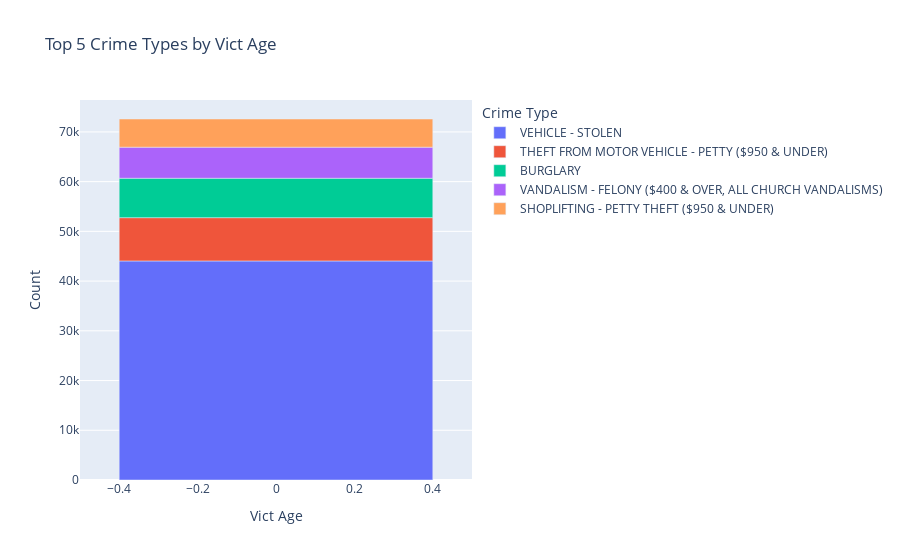
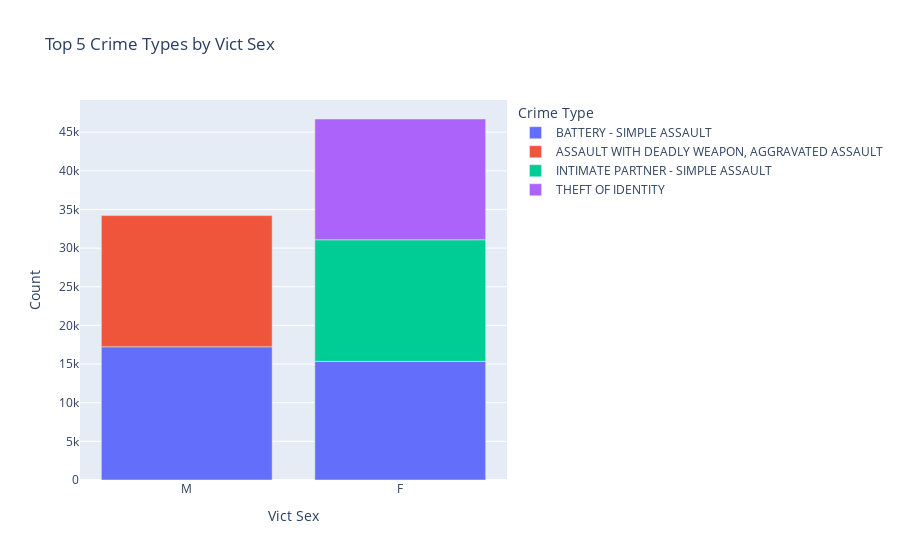
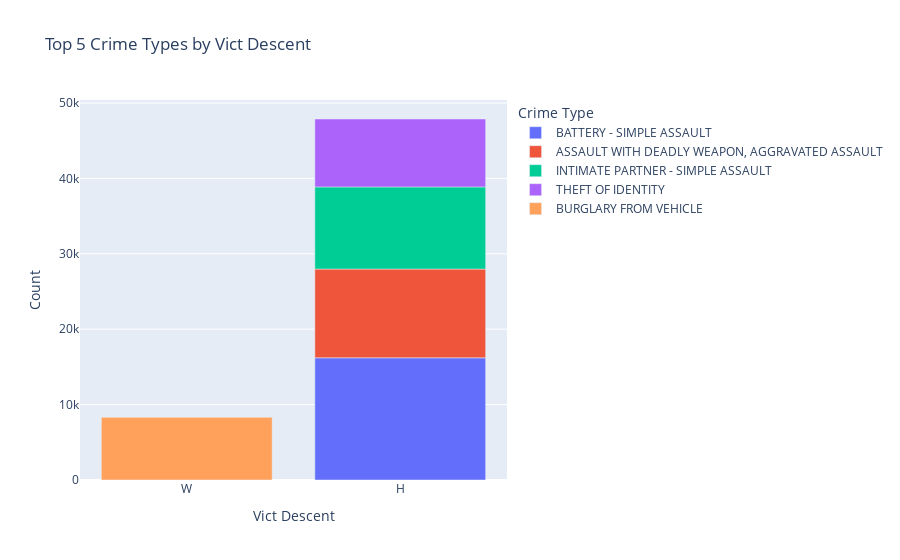

The notebook cell saved with these charts, in order:
### Markdown cell above
_victim demographics are not independent of the type of crime they experience. There are clear associations between age, sex, descent, and crime type._

### Code cell
for i in vict_demo_vars:
    # Group by the chosen variable and crime description, calculate counts
    vict_subset = crime_df.groupby([i, 'Crm Cd Desc']).size().reset_index(name='Count')
    
    # Sort by 'Count' in descending order and get the top 5 records
    top_crime_vict = vict_subset.sort_values(by='Count', ascending=False).head(5).reset_index()
    
    # Create the grouped bar chart
    fig_vict = px.bar(top_crime_vict, x=i, y='Count', color='Crm Cd Desc', 
                      title=f'Top 5 Crime Types by {i}', labels={i: i, 'Count': 'Count', 'Crm Cd Desc': 'Crime Type'})
    fig_vict.update_xaxes(categoryorder='total ascending')

    fig_vict.show()

### Figure 1 — Plotly figure (JSON) as saved in the notebook; plotly's stock layout.template omitted (floating-point values rounded to 4 significant figures)
{"data": [{"alignmentgroup": "True", "hovertemplate": "Crime Type=VEHICLE - STOLEN<br>Vict Age=%{x}<br>Count=%{y}<extra></extra>", "legendgroup": "VEHICLE - STOLEN", "marker": {"color": "#636efa", "pattern": {"shape": ""}}, "name": "VEHICLE - STOLEN", "offsetgroup": "VEHICLE - STOLEN", "orientation": "v", "showlegend": true, "textposition": "auto", "x": [0], "xaxis": "x", "y": [44050], "yaxis": "y", "type": "bar"}, {"alignmentgroup": "True", "hovertemplate": "Crime Type=THEFT FROM MOTOR VEHICLE - PETTY ($950 & UNDER)<br>Vict Age=%{x}<br>Count=%{y}<extra></extra>", "legendgroup": "THEFT FROM MOTOR VEHICLE - PETTY ($950 & UNDER)", "marker": {"color": "#EF553B", "pattern": {"shape": ""}}, "name": "THEFT FROM MOTOR VEHICLE - PETTY ($950 & UNDER)", "offsetgroup": "THEFT FROM MOTOR VEHICLE - PETTY ($950 & UNDER)", "orientation": "v", "showlegend": true, "textposition": "auto", "x": [0], "xaxis": "x", "y": [8706], "yaxis": "y", "type": "bar"}, {"alignmentgroup": "True", "hovertemplate": "Crime Type=BURGLARY<br>Vict Age=%{x}<br>Count=%{y}<extra></extra>", "legendgroup": "BURGLARY", "marker": {"color": "#00cc96", "pattern": {"shape": ""}}, "name": "BURGLARY", "offsetgroup": "BURGLARY", "orientation": "v", "showlegend": true, "textposition": "auto", "x": [0], "xaxis": "x", "y": [7924], "yaxis": "y", "type": "bar"}, {"alignmentgroup": "True", "hovertemplate": "Crime Type=VANDALISM - FELONY ($400 & OVER, ALL CHURCH VANDALISMS)<br>Vict Age=%{x}<br>Count=%{y}<extra></extra>", "legendgroup": "VANDALISM - FELONY ($400 & OVER, ALL CHURCH VANDALISMS)", "marker": {"color": "#ab63fa", "pattern": {"shape": ""}}, "name": "VANDALISM - FELONY ($400 & OVER, ALL CHURCH VANDALISMS)", "offsetgroup": "VANDALISM - FELONY ($400 & OVER, ALL CHURCH VANDALISMS)", "orientation": "v", "showlegend": true, "textposition": "auto", "x": [0], "xaxis": "x", "y": [6248], "yaxis": "y", "type": "bar"}, {"alignmentgroup": "True", "hovertemplate": "Crime Type=SHOPLIFTING - PETTY THEFT ($950 & UNDER)<br>Vict Age=%{x}<br>Count=%{y}<extra></extra>", "legendgroup": "SHOPLIFTING - PETTY THEFT ($950 & UNDER)", "marker": {"color": "#FFA15A", "pattern": {"shape": ""}}, "name": "SHOPLIFTING - PETTY THEFT ($950 & UNDER)", "offsetgroup": "SHOPLIFTING - PETTY THEFT ($950 & UNDER)", "orientation": "v", "showlegend": true, "textposition": "auto", "x": [0], "xaxis": "x", "y": [5666], "yaxis": "y", "type": "bar"}], "layout": {"xaxis": {"anchor": "y", "domain": [0, 1], "title": {"text": "Vict Age"}, "categoryorder": "total ascending"}, "yaxis": {"anchor": "x", "domain": [0, 1], "title": {"text": "Count"}}, "legend": {"title": {"text": "Crime Type"}, "tracegroupgap": 0}, "title": {"text": "Top 5 Crime Types by Vict Age"}, "barmode": "relative"}}

### Figure 2 — Plotly figure (JSON) as saved in the notebook; plotly's stock layout.template omitted (floating-point values rounded to 4 significant figures)
{"data": [{"alignmentgroup": "True", "hovertemplate": "Crime Type=BATTERY - SIMPLE ASSAULT<br>Vict Sex=%{x}<br>Count=%{y}<extra></extra>", "legendgroup": "BATTERY - SIMPLE ASSAULT", "marker": {"color": "#636efa", "pattern": {"shape": ""}}, "name": "BATTERY - SIMPLE ASSAULT", "offsetgroup": "BATTERY - SIMPLE ASSAULT", "orientation": "v", "showlegend": true, "textposition": "auto", "x": ["M", "F"], "xaxis": "x", "y": [17238, 15354], "yaxis": "y", "type": "bar"}, {"alignmentgroup": "True", "hovertemplate": "Crime Type=ASSAULT WITH DEADLY WEAPON, AGGRAVATED ASSAULT<br>Vict Sex=%{x}<br>Count=%{y}<extra></extra>", "legendgroup": "ASSAULT WITH DEADLY WEAPON, AGGRAVATED ASSAULT", "marker": {"color": "#EF553B", "pattern": {"shape": ""}}, "name": "ASSAULT WITH DEADLY WEAPON, AGGRAVATED ASSAULT", "offsetgroup": "ASSAULT WITH DEADLY WEAPON, AGGRAVATED ASSAULT", "orientation": "v", "showlegend": true, "textposition": "auto", "x": ["M"], "xaxis": "x", "y": [16971], "yaxis": "y", "type": "bar"}, {"alignmentgroup": "True", "hovertemplate": "Crime Type=INTIMATE PARTNER - SIMPLE ASSAULT<br>Vict Sex=%{x}<br>Count=%{y}<extra></extra>", "legendgroup": "INTIMATE PARTNER - SIMPLE ASSAULT", "marker": {"color": "#00cc96", "pattern": {"shape": ""}}, "name": "INTIMATE PARTNER - SIMPLE ASSAULT", "offsetgroup": "INTIMATE PARTNER - SIMPLE ASSAULT", "orientation": "v", "showlegend": true, "textposition": "auto", "x": ["F"], "xaxis": "x", "y": [15726], "yaxis": "y", "type": "bar"}, {"alignmentgroup": "True", "hovertemplate": "Crime Type=THEFT OF IDENTITY<br>Vict Sex=%{x}<br>Count=%{y}<extra></extra>", "legendgroup": "THEFT OF IDENTITY", "marker": {"color": "#ab63fa", "pattern": {"shape": ""}}, "name": "THEFT OF IDENTITY", "offsetgroup": "THEFT OF IDENTITY", "orientation": "v", "showlegend": true, "textposition": "auto", "x": ["F"], "xaxis": "x", "y": [15627], "yaxis": "y", "type": "bar"}], "layout": {"xaxis": {"anchor": "y", "domain": [0, 1], "title": {"text": "Vict Sex"}, "categoryorder": "total ascending"}, "yaxis": {"anchor": "x", "domain": [0, 1], "title": {"text": "Count"}}, "legend": {"title": {"text": "Crime Type"}, "tracegroupgap": 0}, "title": {"text": "Top 5 Crime Types by Vict Sex"}, "barmode": "relative"}}

### Figure 3 — Plotly figure (JSON) as saved in the notebook; plotly's stock layout.template omitted (floating-point values rounded to 4 significant figures)
{"data": [{"alignmentgroup": "True", "hovertemplate": "Crime Type=BATTERY - SIMPLE ASSAULT<br>Vict Descent=%{x}<br>Count=%{y}<extra></extra>", "legendgroup": "BATTERY - SIMPLE ASSAULT", "marker": {"color": "#636efa", "pattern": {"shape": ""}}, "name": "BATTERY - SIMPLE ASSAULT", "offsetgroup": "BATTERY - SIMPLE ASSAULT", "orientation": "v", "showlegend": true, "textposition": "auto", "x": ["H"], "xaxis": "x", "y": [16207], "yaxis": "y", "type": "bar"}, {"alignmentgroup": "True", "hovertemplate": "Crime Type=ASSAULT WITH DEADLY WEAPON, AGGRAVATED ASSAULT<br>Vict Descent=%{x}<br>Count=%{y}<extra></extra>", "legendgroup": "ASSAULT WITH DEADLY WEAPON, AGGRAVATED ASSAULT", "marker": {"color": "#EF553B", "pattern": {"shape": ""}}, "name": "ASSAULT WITH DEADLY WEAPON, AGGRAVATED ASSAULT", "offsetgroup": "ASSAULT WITH DEADLY WEAPON, AGGRAVATED ASSAULT", "orientation": "v", "showlegend": true, "textposition": "auto", "x": ["H"], "xaxis": "x", "y": [11772], "yaxis": "y", "type": "bar"}, {"alignmentgroup": "True", "hovertemplate": "Crime Type=INTIMATE PARTNER - SIMPLE ASSAULT<br>Vict Descent=%{x}<br>Count=%{y}<extra></extra>", "legendgroup": "INTIMATE PARTNER - SIMPLE ASSAULT", "marker": {"color": "#00cc96", "pattern": {"shape": ""}}, "name": "INTIMATE PARTNER - SIMPLE ASSAULT", "offsetgroup": "INTIMATE PARTNER - SIMPLE ASSAULT", "orientation": "v", "showlegend": true, "textposition": "auto", "x": ["H"], "xaxis": "x", "y": [10896], "yaxis": "y", "type": "bar"}, {"alignmentgroup": "True", "hovertemplate": "Crime Type=THEFT OF IDENTITY<br>Vict Descent=%{x}<br>Count=%{y}<extra></extra>", "legendgroup": "THEFT OF IDENTITY", "marker": {"color": "#ab63fa", "pattern": {"shape": ""}}, "name": "THEFT OF IDENTITY", "offsetgroup": "THEFT OF IDENTITY", "orientation": "v", "showlegend": true, "textposition": "auto", "x": ["H"], "xaxis": "x", "y": [9008], "yaxis": "y", "type": "bar"}, {"alignmentgroup": "True", "hovertemplate": "Crime Type=BURGLARY FROM VEHICLE<br>Vict Descent=%{x}<br>Count=%{y}<extra></extra>", "legendgroup": "BURGLARY FROM VEHICLE", "marker": {"color": "#FFA15A", "pattern": {"shape": ""}}, "name": "BURGLARY FROM VEHICLE", "offsetgroup": "BURGLARY FROM VEHICLE", "orientation": "v", "showlegend": true, "textposition": "auto", "x": ["W"], "xaxis": "x", "y": [8313], "yaxis": "y", "type": "bar"}], "layout": {"xaxis": {"anchor": "y", "domain": [0, 1], "title": {"text": "Vict Descent"}, "categoryorder": "total ascending"}, "yaxis": {"anchor": "x", "domain": [0, 1], "title": {"text": "Count"}}, "legend": {"title": {"text": "Crime Type"}, "tracegroupgap": 0}, "title": {"text": "Top 5 Crime Types by Vict Descent"}, "barmode": "relative"}}
